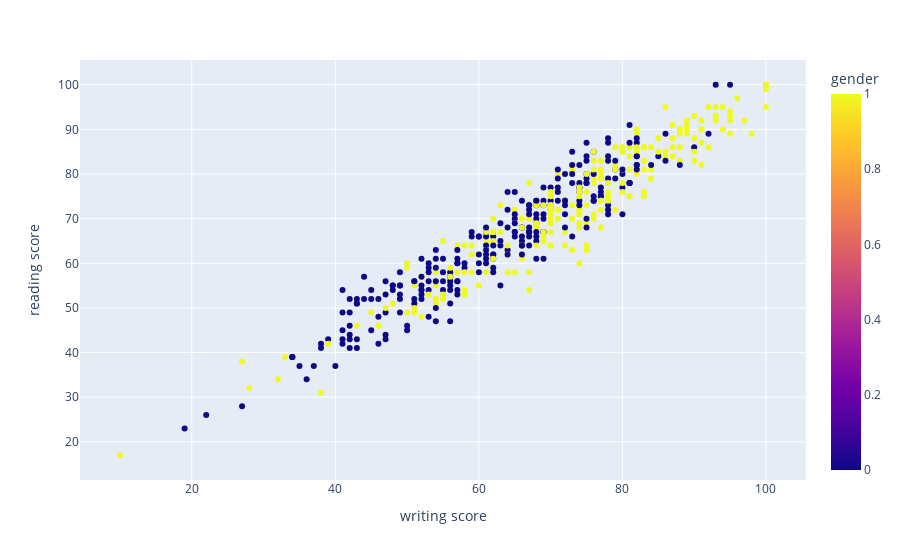

The code cell stored with this chart in its notebook:
### Code cell
fig = px.scatter(df, x="writing score", y="reading score", color="gender")
fig.show()

### Figure 1 — Plotly figure (JSON) as saved in the notebook; plotly's stock layout.template omitted (floating-point values rounded to 4 significant figures; data arrays with more than 128 entries replaced by an {"elided": "..."} marker saying what was removed)
{"data": [{"hovertemplate": "writing score=%{x}<br>reading score=%{y}<br>gender=%{marker.color}<extra></extra>", "legendgroup": "", "marker": {"color": {"elided": "500 int values"}, "coloraxis": "coloraxis", "symbol": "circle"}, "mode": "markers", "name": "", "orientation": "v", "showlegend": false, "type": "scatter", "x": {"elided": "500 int values"}, "xaxis": "x", "y": {"elided": "500 int values"}, "yaxis": "y"}], "layout": {"coloraxis": {"colorbar": {"title": {"text": "gender"}}, "colorscale": [[0, "#0d0887"], [0.1111, "#46039f"], [0.2222, "#7201a8"], [0.3333, "#9c179e"], [0.4444, "#bd3786"], [0.5556, "#d8576b"], [0.6667, "#ed7953"], [0.7778, "#fb9f3a"], [0.8889, "#fdca26"], [1, "#f0f921"]]}, "legend": {"tracegroupgap": 0}, "margin": {"t": 60}, "xaxis": {"anchor": "y", "domain": [0, 1], "title": {"text": "writing score"}}, "yaxis": {"anchor": "x", "domain": [0, 1], "title": {"text": "reading score"}}}}
